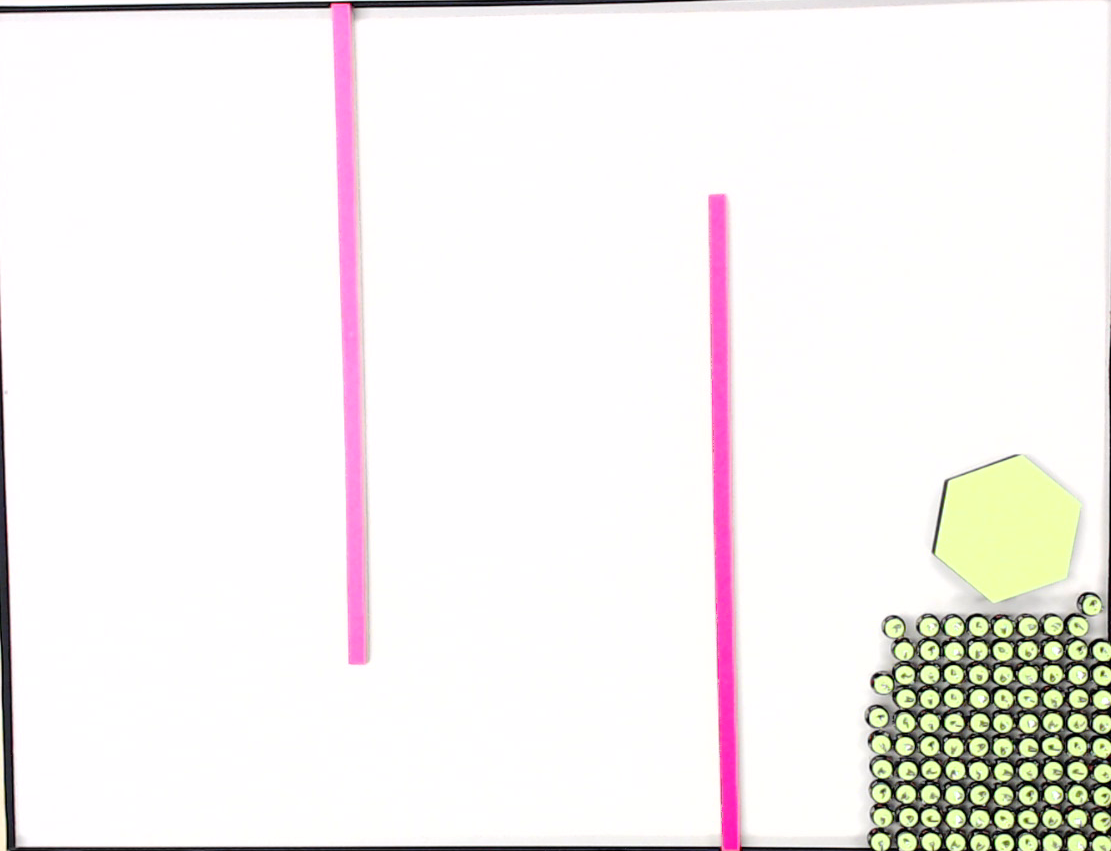
%> input picture papers/Kilobots Code/testImage2.png, 1111 x 851 px
$ octave TestObject.m   (GNU Octave 9; MATLAB toolbox functions it lacks are replaced by stand-ins)
%> lines starting %> are read from the running program, lines starting %| are printed output that depends on the picture; in (x1, y1, x2, y2) boxes, pixels count from 0 and x2, y2 are one past the last pixel; in counts of white or black regions, pixels touching at a corner belong together; the program's own positions count from 1

originalImage = imread('testImage2.png');  % Load a jpeg image
%> originalImage is the input picture: size 851x1111x3 uint8; mean R, G, B 244.6, 240.9, 240

I = rgb2hsv(originalImage);
%> I: size 851x1111x3 double; mean H, S, V 0.592, 0.0448, 0.963

% Define thresholds for channel 1 based on histogram settings
channel1Min = 0.065;
channel1Max = 0.567;

% Define thresholds for channel 2 based on histogram settings
channel2Min = 0.288;
channel2Max = 1.000;

% Define thresholds for channel 3 based on histogram settings
channel3Min = 0.400;
channel3Max = 1.000;

% Create mask based on chosen histogram thresholds
BW = (I(:,:,1) >= channel1Min ) & (I(:,:,1) <= channel1Max) & ...
    (I(:,:,2) >= channel2Min ) & (I(:,:,2) <= channel2Max) & ...
    (I(:,:,3) >= channel3Min ) & (I(:,:,3) <= channel3Max);
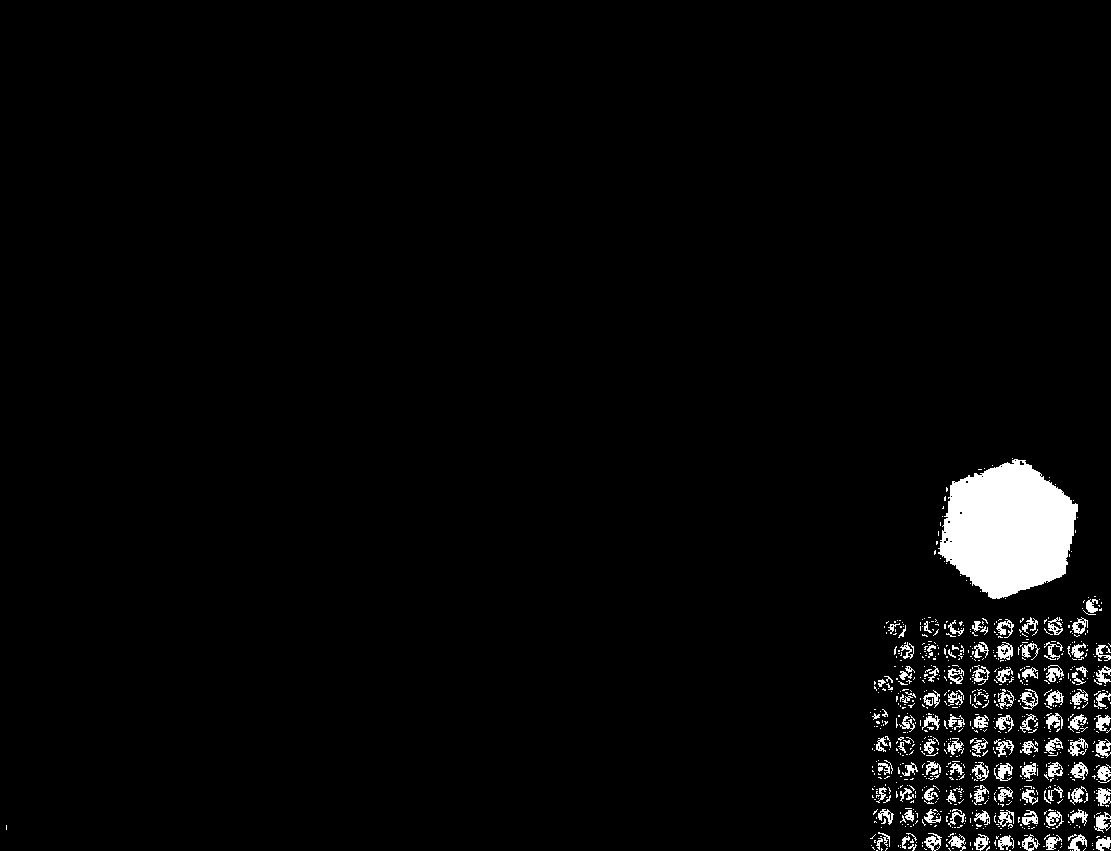
%> BW: size 851x1111 logical; 2.9% white; 820 white regions (707 under 20 px), largest, box (x1, y1, x2, y2) and area: (938, 459, 1078, 599) 13813, (996, 642, 1013, 660) 172, (994, 763, 1013, 781) 172

  %threshold the image to remove shadows (and only show dark parts of kilobots)
    [centers, radii] = imfindcircles(BW,[10 19],'ObjectPolarity','bright','Sensitivity',0.92 );
%> centers = 93 rows, first 12: [1003.8 772.2; 1029 699.7; 1054.7 700.7; 980.1 675.9; 1004.7 652.6; 1053.5 650.7; 1005 629.2; 1053.9 676.2; 956 819; 931.8 771.4; 1053.8 819.6; 1004.6 699.7]; radii = 93 values, max 17.98 at index 91, min 10.19 at index 67, mean 11.44
    [obstacles, radii2]= imfindcircles(BW,[100 120],'ObjectPolarity','bright','Sensitivity',0.92 );
%> obstacles = [556 426]; radii2 = 100
        % %Mean
    M = mean(centers);
%> M = [1005.7 724.5]
    %Variance
    V = var(centers);
%> V = [4302.6 7963.8]
    %Covariance
    C = cov(centers);
%> C = [4302.6 -408.7; -408.7 7963.8]

    imshow(originalImage);
    h = viscircles(centers,radii,'EdgeColor','b');
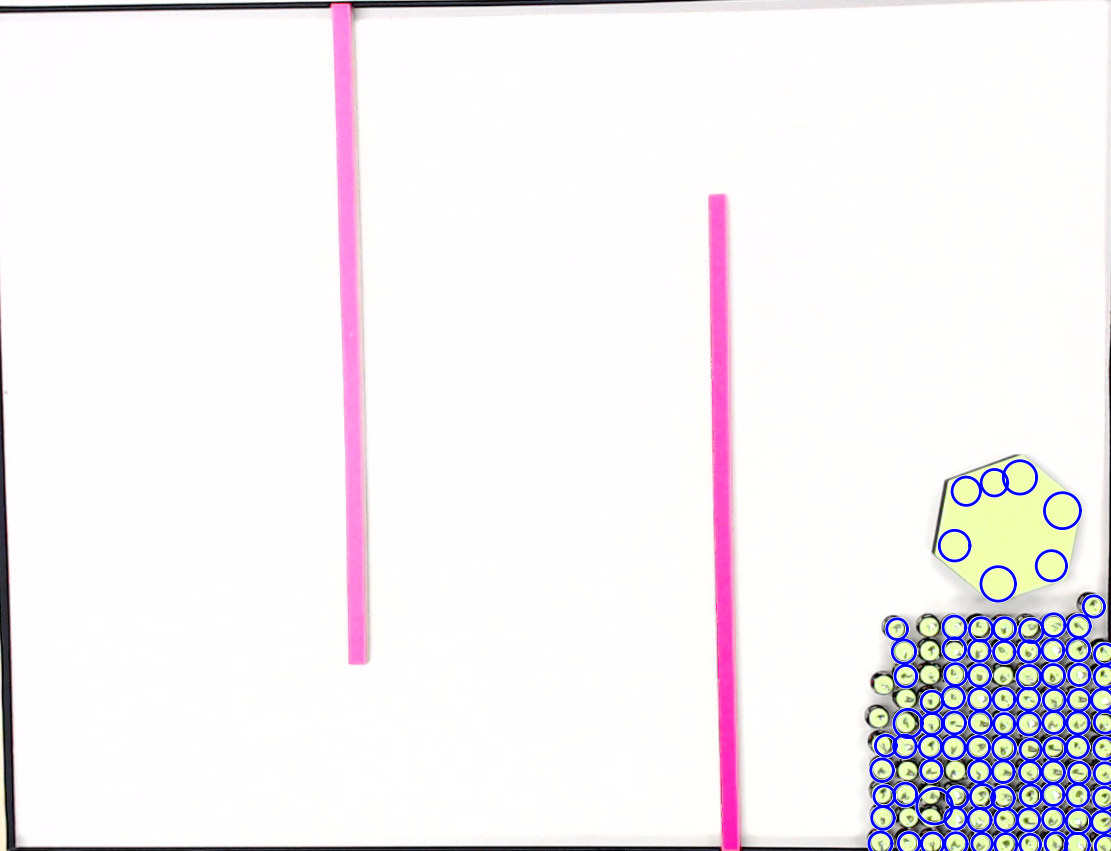
%> figure redrawn from the program's plot data

$ run again, with papers/Kilobots Code/TestImage1.png copied over papers/Kilobots Code/testImage2.png
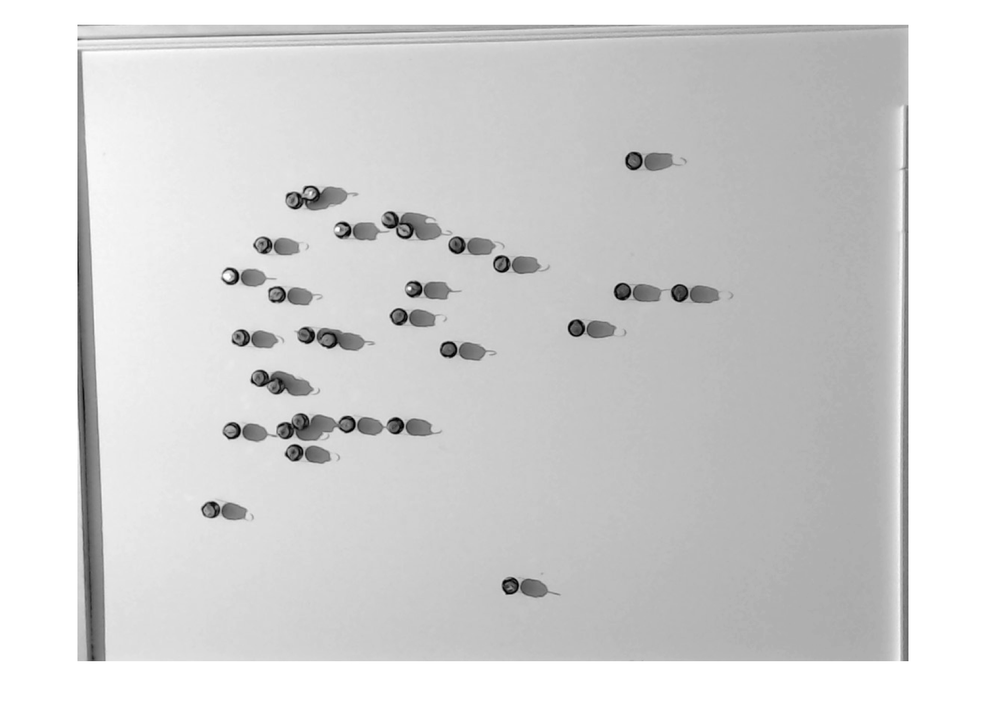
%> input picture papers/Kilobots Code/TestImage1.png, 987 x 715 px, shrunk from 1835 x 1329 before the run
%> originalImage is the input picture: size 715x987x3 uint8; min 0, max 255, mean 211.8
%> I: size 715x987x3 double; mean H, S, V 0, 0, 0.831
%> BW: size 715x987 logical; every value is 0
%> centers = [494 358]; radii = 10
%> obstacles = [494 358]; radii2 = 100
%> M = 426
%> V = 9248
%> `h = viscircles(centers,radii,'EdgeColor','b');`:
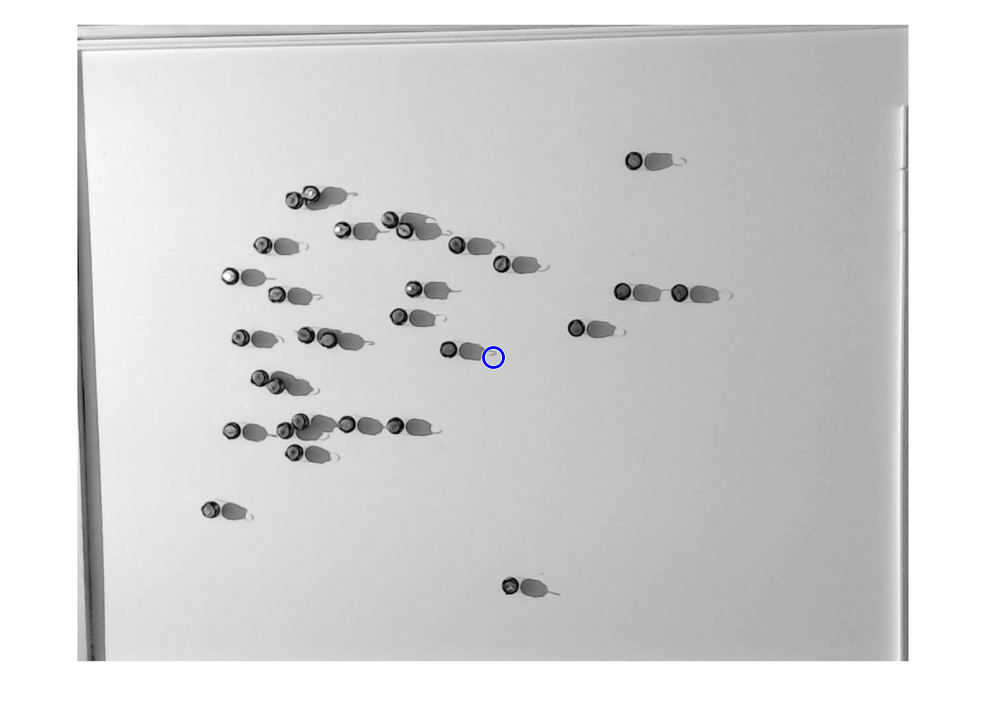
%> figure redrawn from the program's plot data

$ run again, with papers/Kilobots Code/TestImage3.png copied over papers/Kilobots Code/testImage2.png
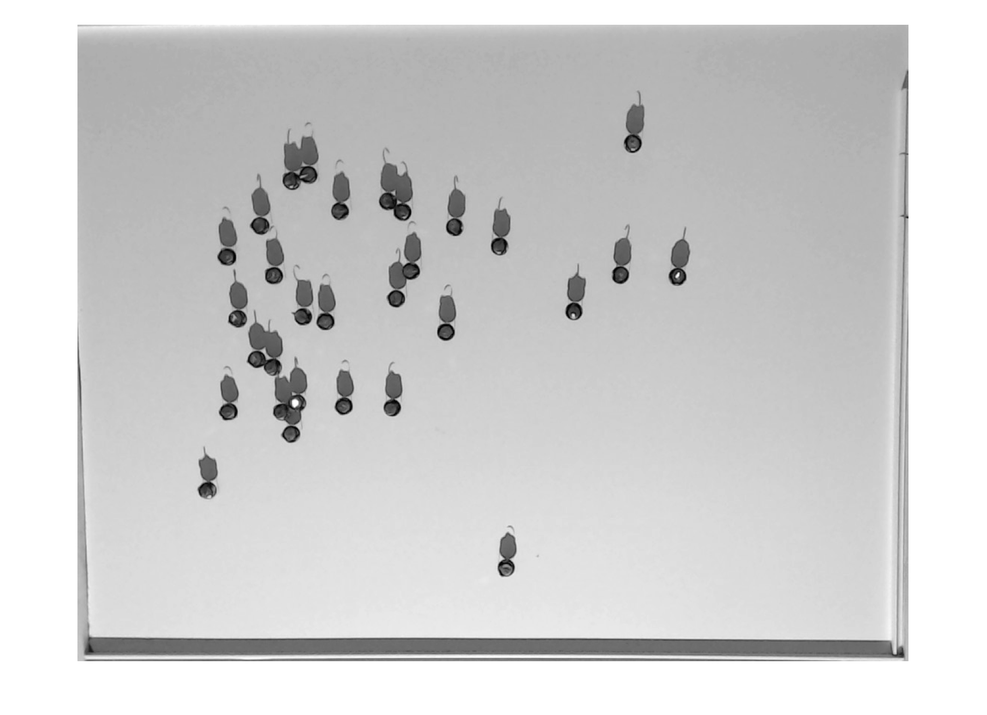
%> input picture papers/Kilobots Code/TestImage3.png, 987 x 715 px, shrunk from 1835 x 1329 before the run
%> originalImage is the input picture: size 715x987x3 uint8; min 0, max 255, mean 207.9
%> I: size 715x987x3 double; mean H, S, V 0, 0, 0.815
%> BW: size 715x987 logical; every value is 0
%> centers = [494 358]; radii = 10
%> obstacles = [494 358]; radii2 = 100
%> M = 426
%> V = 9248
%> `h = viscircles(centers,radii,'EdgeColor','b');`:
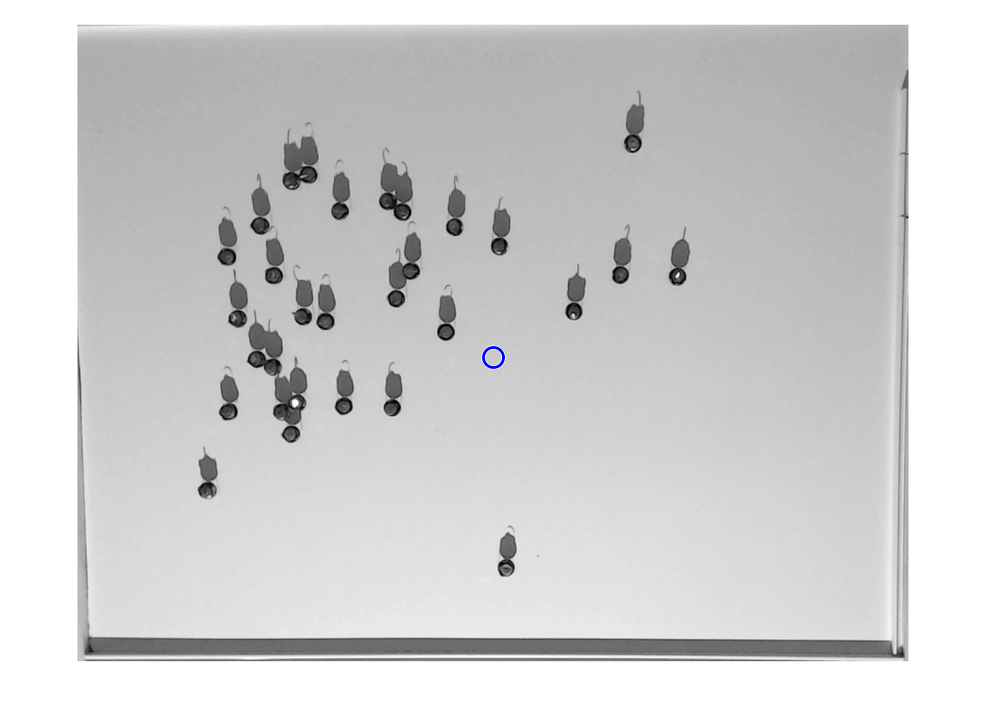
%> figure redrawn from the program's plot data

$ run again, with papers/Kilobots Code/TestImage4.png copied over papers/Kilobots Code/testImage2.png
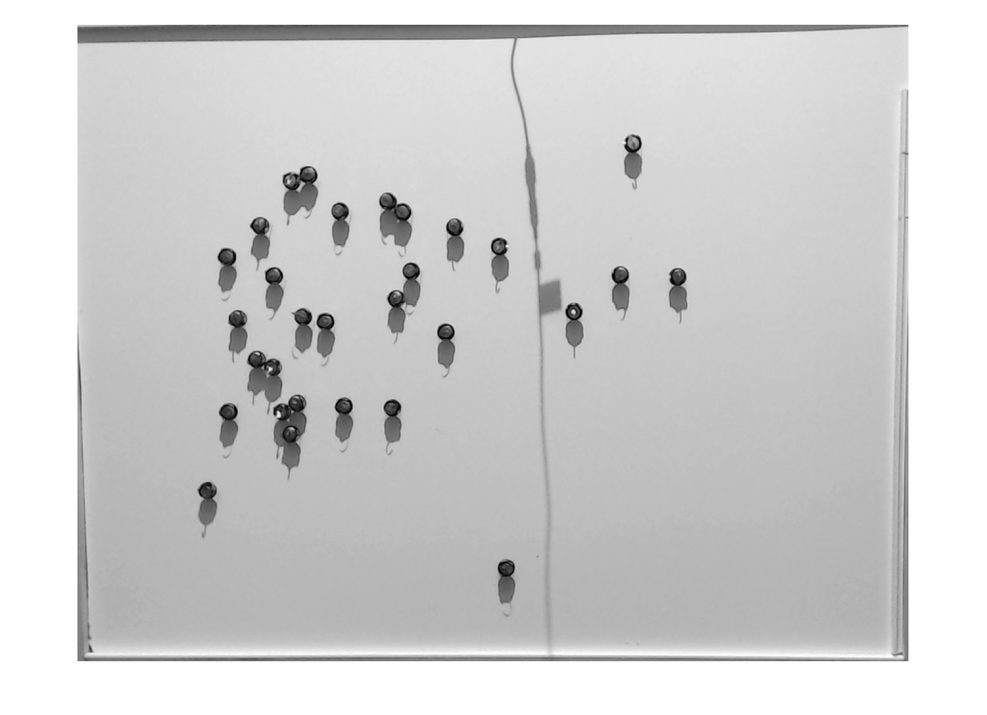
%> input picture papers/Kilobots Code/TestImage4.png, 987 x 715 px, shrunk from 1835 x 1329 before the run
%> originalImage is the input picture: size 715x987x3 uint8; min 0, max 255, mean 208.6
%> I: size 715x987x3 double; mean H, S, V 0, 0, 0.818
%> BW: size 715x987 logical; every value is 0
%> centers = [494 358]; radii = 10
%> obstacles = [494 358]; radii2 = 100
%> M = 426
%> V = 9248
%> `h = viscircles(centers,radii,'EdgeColor','b');`:
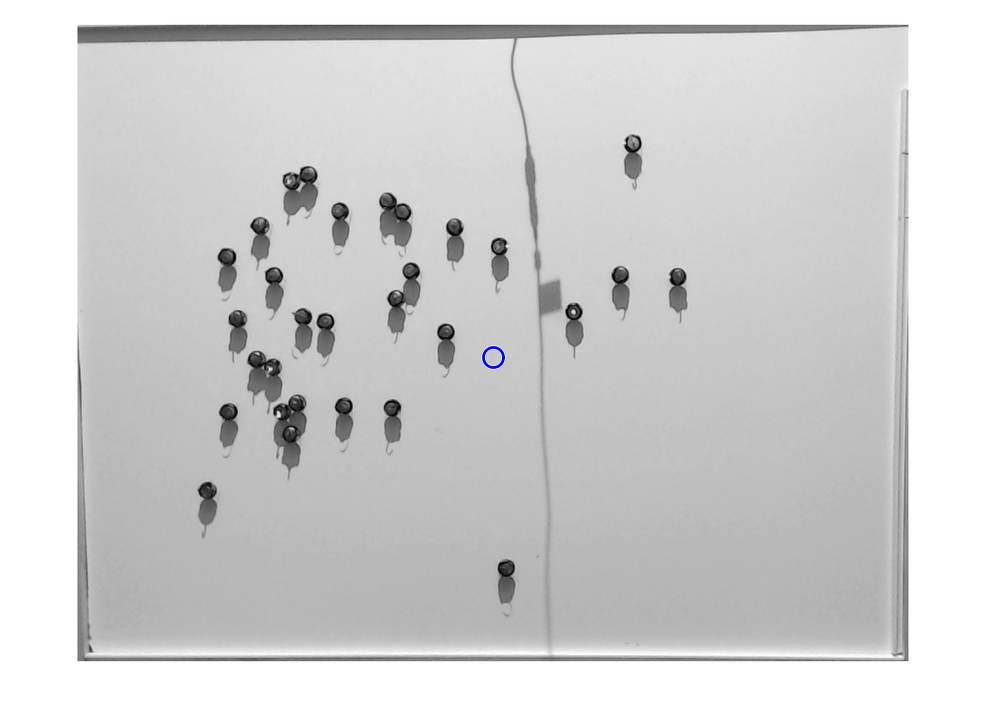
%> figure redrawn from the program's plot data
